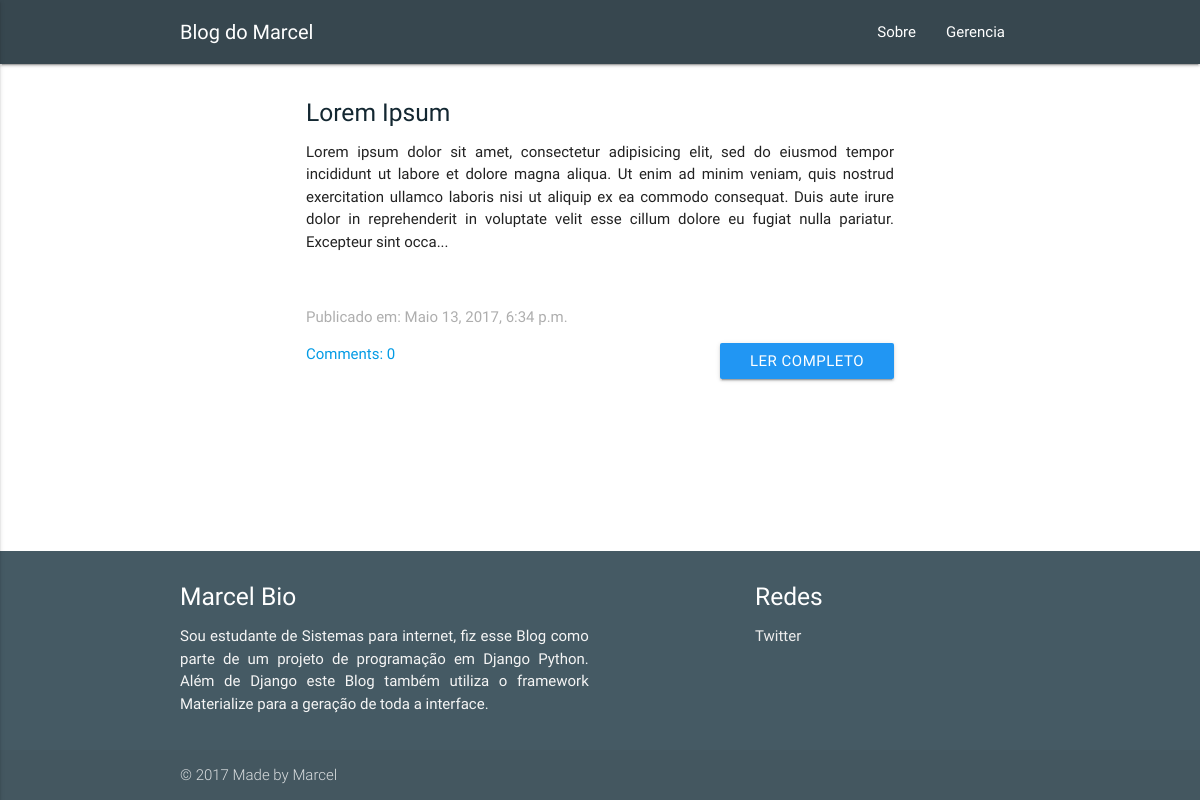
/, run on an earlier commit of the app's database.
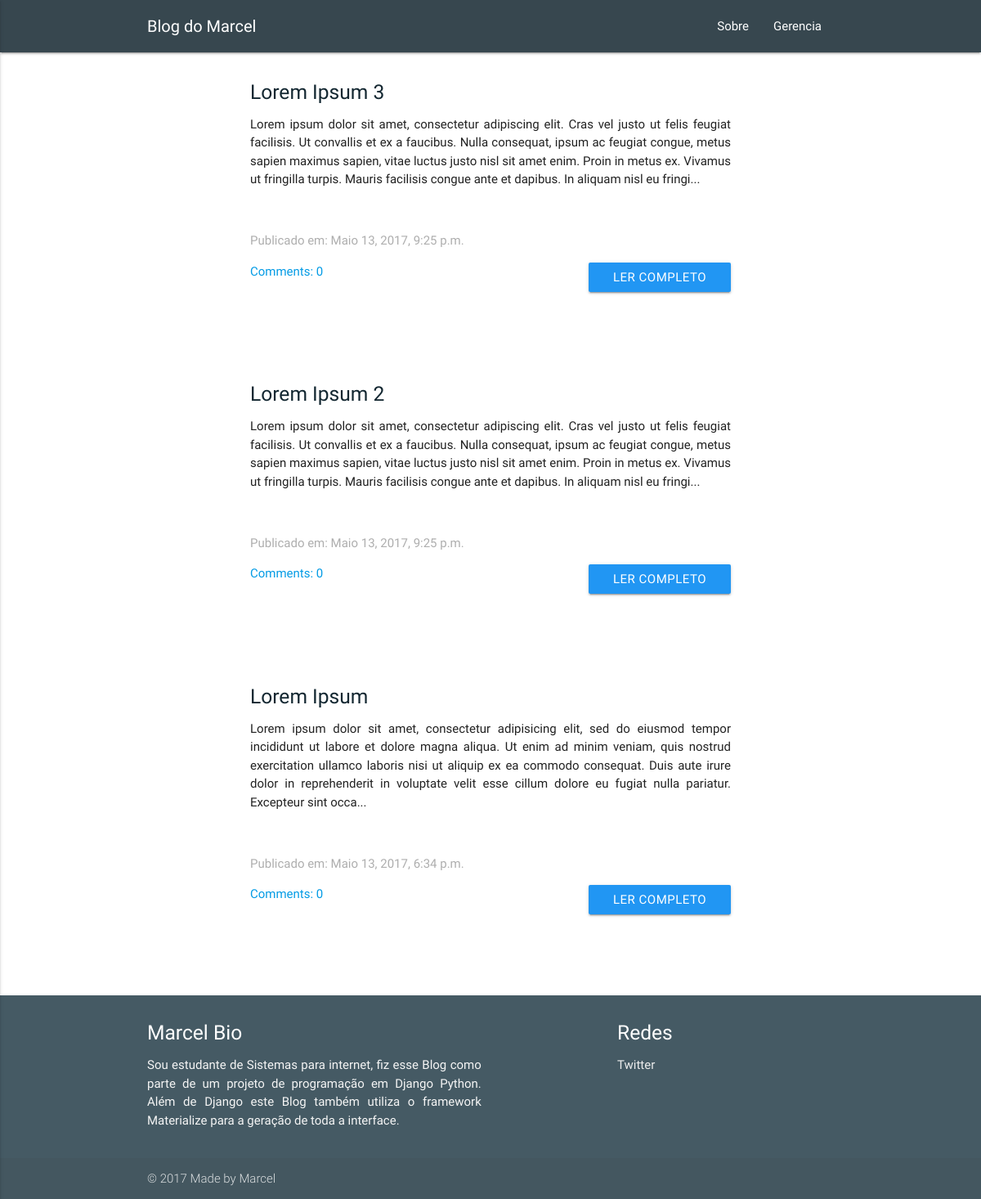
And on a later commit of the database.
### blog/models.py (models this page shows, shortened)
class Post(models.Model):
    author = models.ForeignKey('auth.User')
    title = models.CharField(max_length=200)
    text = models.TextField()
    created_date = models.DateTimeField(
        default = timezone.now)
    published_date = models.DateTimeField(
        blank=True, null=True)
    def approved_comments(self):
        return self.comments.filter(approved_comment=True)

### blog/views.py (the view)
# urls.py: url(r'^$', views.post_list, name='post_list'),
def post_list(request):
    posts = Post.objects.filter(published_date__lte=timezone.now()).order_by('-published_date')
    return render(request, 'blog/post_list.html', {'posts': posts})

### blog/templates/blog/post_list.html
{% extends 'blog/base.html' %}
{% block content %}
  {% for post in posts %}
    <div class="container">
        <h5><a href="" style="color: #132731">{{ post.title }}</a></h5>
          <p style="text-align: justify">{{ post.text|linebreaksbr|slice:":355"}}...</p><br>
          <p style="color: #aeaeae">Publicado em: {{ post.published_date }}</p>
          <a href="{% url 'post_detail' pk=post.pk %}" class="btn blue waves-effect waves-light right">Ler Completo</a>
          <a href="{% url 'post_detail' pk=post.pk %}">Comments: {{ post.approved_comments.count }}</a>
        </div><br><br><br><br><br>
  {% endfor %}
{% endblock %}

What changed in the data, as far as the page shows it:
added Post: title "Lorem Ipsum 3", text "Lorem ipsum dolor sit amet, consectetur adipiscing elit. Cras vel justo ut felis feugiat facilisis. Ut convallis et ex a faucibus. Nulla consequat, ipsum ac feugiat congue, metus sapien maximus sapien, vitae luctus justo nisl sit amet enim. Proin in metus ex. Vivamus ut fringilla turpis. Mauris facilisis congue ante et dapibus. In aliquam nisl eu fringi", published_date "Maio 13, 2017, 9:25 p.m.", approved_comments.count "0"
added Post: title "Lorem Ipsum 2", text "Lorem ipsum dolor sit amet, consectetur adipiscing elit. Cras vel justo ut felis feugiat facilisis. Ut convallis et ex a faucibus. Nulla consequat, ipsum ac feugiat congue, metus sapien maximus sapien, vitae luctus justo nisl sit amet enim. Proin in metus ex. Vivamus ut fringilla turpis. Mauris facilisis congue ante et dapibus. In aliquam nisl eu fringi", published_date "Maio 13, 2017, 9:25 p.m.", approved_comments.count "0"
